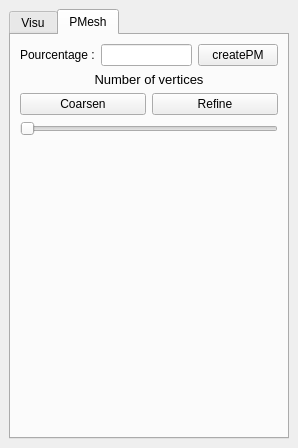
<?xml version="1.0" encoding="UTF-8"?>
<ui version="4.0">
 <class>DockWidget</class>
 <widget class="QDockWidget" name="DockWidget">
  <property name="geometry">
   <rect>
    <x>0</x>
    <y>0</y>
    <width>298</width>
    <height>448</height>
   </rect>
  </property>
  <property name="minimumSize">
   <size>
    <width>298</width>
    <height>448</height>
   </size>
  </property>
  <property name="windowTitle">
   <string>Commands</string>
  </property>
  <widget class="QWidget" name="dockWidgetContents">
   <layout class="QGridLayout" name="gridLayout">
    <item row="0" column="0">
     <widget class="QTabWidget" name="tabWidget">
      <property name="currentIndex">
       <number>1</number>
      </property>
      <property name="tabsClosable">
       <bool>false</bool>
      </property>
      <widget class="QWidget" name="tab">
       <attribute name="title">
        <string>Visu</string>
       </attribute>
       <layout class="QVBoxLayout" name="verticalLayout">
        <item>
         <widget class="QCheckBox" name="check_drawVertices">
          <property name="text">
           <string>draw vertices</string>
          </property>
         </widget>
        </item>
        <item>
         <widget class="QSlider" name="slider_verticesSize">
          <property name="orientation">
           <enum>Qt::Horizontal</enum>
          </property>
         </widget>
        </item>
        <item>
         <widget class="QCheckBox" name="check_drawEdges">
          <property name="text">
           <string>draw edges</string>
          </property>
         </widget>
        </item>
        <item>
         <widget class="QCheckBox" name="check_drawFaces">
          <property name="text">
           <string>draw faces</string>
          </property>
         </widget>
        </item>
        <item>
         <widget class="QComboBox" name="combo_faceLighting">
          <item>
           <property name="text">
            <string>FLAT</string>
           </property>
          </item>
          <item>
           <property name="text">
            <string>PHONG</string>
           </property>
          </item>
         </widget>
        </item>
        <item>
         <widget class="QCheckBox" name="check_drawTopo">
          <property name="text">
           <string>draw topo</string>
          </property>
         </widget>
        </item>
        <item>
         <widget class="QCheckBox" name="check_drawNormals">
          <property name="text">
           <string>draw normals</string>
          </property>
         </widget>
        </item>
        <item>
         <widget class="QSlider" name="slider_normalsSize">
          <property name="orientation">
           <enum>Qt::Horizontal</enum>
          </property>
         </widget>
        </item>
        <item>
         <spacer name="verticalSpacer">
          <property name="orientation">
           <enum>Qt::Vertical</enum>
          </property>
          <property name="sizeHint" stdset="0">
           <size>
            <width>20</width>
            <height>40</height>
           </size>
          </property>
         </spacer>
        </item>
       </layout>
      </widget>
      <widget class="QWidget" name="tab_4">
       <attribute name="title">
        <string>PMesh</string>
       </attribute>
       <layout class="QGridLayout" name="gridLayout_2">
        <item row="8" column="0">
         <spacer name="verticalSpacer_3">
          <property name="orientation">
           <enum>Qt::Vertical</enum>
          </property>
          <property name="sizeHint" stdset="0">
           <size>
            <width>20</width>
            <height>40</height>
           </size>
          </property>
         </spacer>
        </item>
        <item row="4" column="0">
         <widget class="QSlider" name="slider_vertexNumber">
          <property name="orientation">
           <enum>Qt::Horizontal</enum>
          </property>
         </widget>
        </item>
        <item row="1" column="0">
         <widget class="QLabel" name="label_numberVertex">
          <property name="text">
           <string>&lt;!DOCTYPE HTML PUBLIC &quot;-//W3C//DTD HTML 4.0//EN&quot; &quot;http://www.w3.org/TR/REC-html40/strict.dtd&quot;&gt;
&lt;html&gt;&lt;head&gt;&lt;meta name=&quot;qrichtext&quot; content=&quot;1&quot; /&gt;&lt;style type=&quot;text/css&quot;&gt;
p, li { white-space: pre-wrap; }
&lt;/style&gt;&lt;/head&gt;&lt;body style=&quot; font-family:'Sans'; font-size:10pt; font-weight:400; font-style:normal;&quot;&gt;
&lt;p align=&quot;center&quot; style=&quot; margin-top:0px; margin-bottom:0px; margin-left:0px; margin-right:0px; -qt-block-indent:0; text-indent:0px;&quot;&gt;Number of vertices&lt;/p&gt;&lt;/body&gt;&lt;/html&gt;</string>
          </property>
         </widget>
        </item>
        <item row="0" column="0">
         <layout class="QHBoxLayout" name="horizontalLayout_2">
          <item>
           <widget class="QLabel" name="label">
            <property name="text">
             <string>Pourcentage :</string>
            </property>
           </widget>
          </item>
          <item>
           <widget class="QLineEdit" name="lineEdit_pourcent"/>
          </item>
          <item>
           <widget class="QPushButton" name="pushButton_createPM">
            <property name="text">
             <string>createPM</string>
            </property>
           </widget>
          </item>
         </layout>
        </item>
        <item row="2" column="0">
         <layout class="QHBoxLayout" name="horizontalLayout">
          <item>
           <widget class="QPushButton" name="pushButton_coarsen">
            <property name="text">
             <string>Coarsen</string>
            </property>
           </widget>
          </item>
          <item>
           <widget class="QPushButton" name="pushButton_refine">
            <property name="text">
             <string>Refine</string>
            </property>
           </widget>
          </item>
         </layout>
        </item>
       </layout>
      </widget>
     </widget>
    </item>
   </layout>
  </widget>
 </widget>
 <resources/>
 <connections>
  <connection>
   <sender>check_drawFaces</sender>
   <signal>toggled(bool)</signal>
   <receiver>combo_faceLighting</receiver>
   <slot>setVisible(bool)</slot>
   <hints>
    <hint type="sourcelabel">
     <x>65</x>
     <y>98</y>
    </hint>
    <hint type="destinationlabel">
     <x>65</x>
     <y>127</y>
    </hint>
   </hints>
  </connection>
  <connection>
   <sender>check_drawNormals</sender>
   <signal>toggled(bool)</signal>
   <receiver>slider_normalsSize</receiver>
   <slot>setVisible(bool)</slot>
   <hints>
    <hint type="sourcelabel">
     <x>75</x>
     <y>191</y>
    </hint>
    <hint type="destinationlabel">
     <x>75</x>
     <y>222</y>
    </hint>
   </hints>
  </connection>
  <connection>
   <sender>check_drawVertices</sender>
   <signal>toggled(bool)</signal>
   <receiver>slider_verticesSize</receiver>
   <slot>setVisible(bool)</slot>
   <hints>
    <hint type="sourcelabel">
     <x>75</x>
     <y>44</y>
    </hint>
    <hint type="destinationlabel">
     <x>75</x>
     <y>75</y>
    </hint>
   </hints>
  </connection>
 </connections>
</ui>
